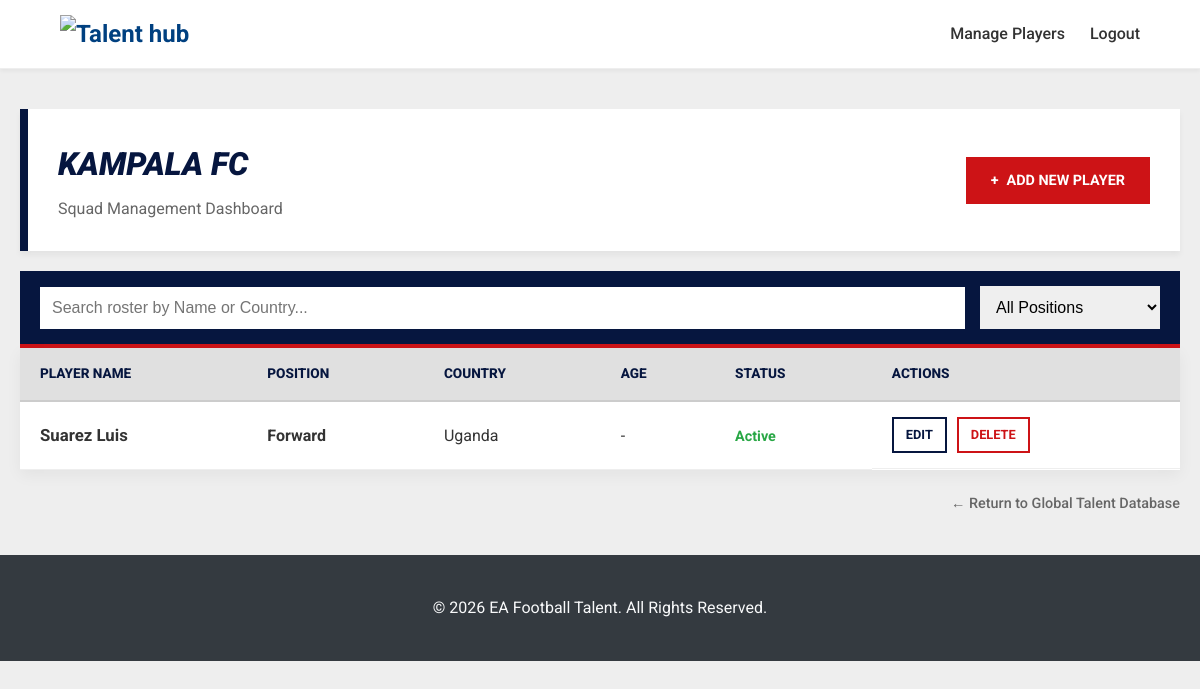
The app's page /roster/ (signed in), older data.
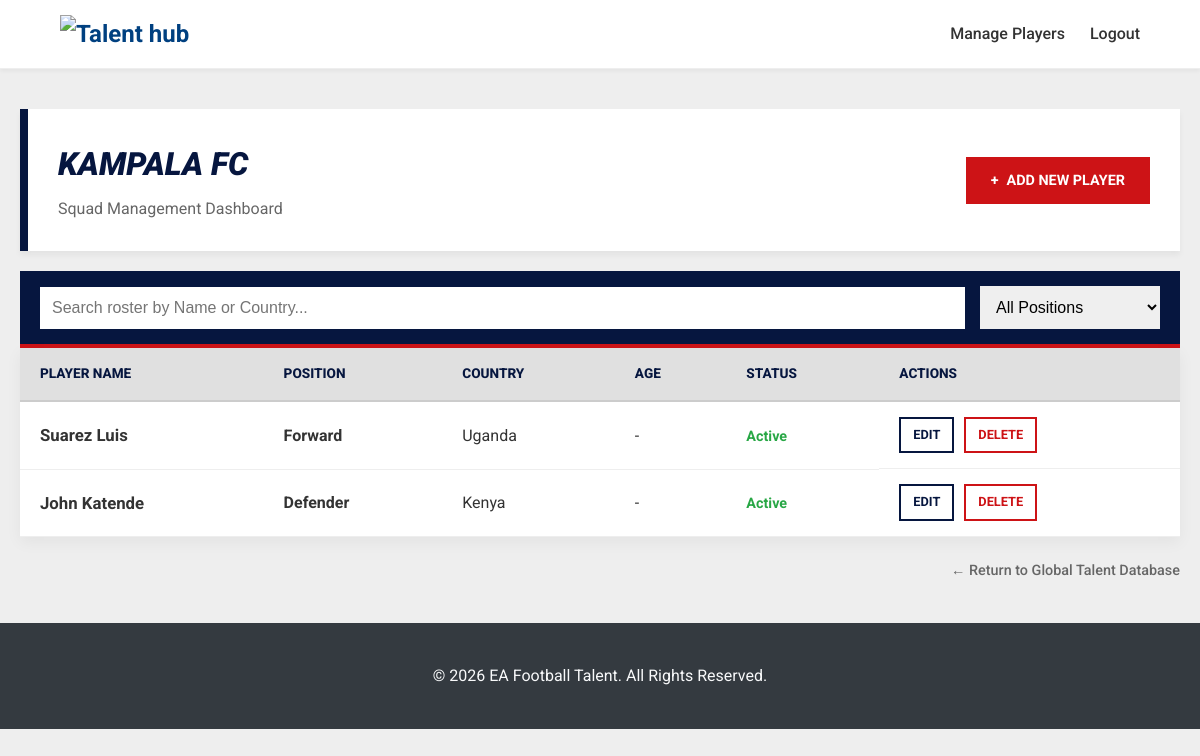
The same page, newer data.
### core/models.py (models this page shows, shortened)
class PlayerProfile(models.Model):
    user = models.OneToOneField(CustomUser, on_delete=models.CASCADE, primary_key=True)
    country = models.CharField(max_length=100)
    position = models.CharField(max_length=50)
    date_of_birth = models.DateField()
    bio = models.TextField(blank=True, null=True)
    club = models.ForeignKey(ClubProfile, on_delete=models.SET_NULL, null=True, blank=True, related_name='players')
    academy = models.ForeignKey(AcademyProfile, on_delete=models.SET_NULL, null=True, blank=True, related_name='players')

class CustomUser(AbstractUser):
    USER_TYPE_CHOICES = (
        ('player', 'Player'),
        ('club', 'Club'),
        ('academy', 'Academy'),
    )
    user_type = models.CharField(max_length=10, choices=USER_TYPE_CHOICES)

### core/views.py (the view)
# urls.py: path('roster/', manage_roster, name='manage_roster'),
@login_required
def manage_roster(request):
    if request.user.user_type not in ['club', 'academy']:
        return redirect('home')
    players = []
    org_name = ""
    if request.user.user_type == 'club':
        profile = get_object_or_404(ClubProfile, user=request.user)
        players = PlayerProfile.objects.filter(club=profile).select_related('user')
        org_name = profile.club_name
    elif request.user.user_type == 'academy':
        profile = get_object_or_404(AcademyProfile, user=request.user)
        players = PlayerProfile.objects.filter(academy=profile).select_related('user')
        org_name = profile.academy_name
    positions = players.values_list('position', flat=True).distinct().order_by('position')
    return render(request, 'manage_players.html', {
        'players': players,
        'org_name': org_name,
        'positions': positions
    })

### core/templates/manage_players.html (shortened to what this page needs)
{% extends 'base.html' %}
{% load static %}
{% block content %}
<div class="manage-container">
  <div class="dashboard-header">
    <div class="dashboard-title">
      <h2>{{ org_name }}</h2>
      <p>Squad Management Dashboard</p>
    </div>
    <a href="{% url 'add_roster_player' %}" class="action-btn">
      <span>+</span> Add New Player
    </a>
  </div>
  <div class="toolbar">
    <input type="text" id="roster-search" class="search-input" placeholder="Search roster by Name or Country...">
    <select id="roster-position-filter" class="filter-select">
      <option value="">All Positions</option>
    </select>
  </div>
  <div class="table-responsive">
    <table class="roster-table">
      <thead>
      <tr>
        <th>Player Name</th>
        <th>Position</th>
        <th>Country</th>
        <th>Age</th>
        <th>Status</th>
        <th>Actions</th>
      </tr>
      </thead>
      <tbody id="roster-body">
      {% for player in players %}
      <tr class="roster-row" data-position="{{ player.position }}">
        <td class="player-name">{{ player.user.get_full_name|default:player.user.username }}</td>
        <td><strong>{{ player.position }}</strong></td>
        <td>{{ player.country }}</td>
        <td>{{ player.age|default:'-' }}</td>
        <td><span style="color: #28a745; font-weight: bold; font-size: 0.9rem;">Active</span></td>
        <td class="actions-cell">
          <a href="{% url 'edit_roster_player' player.pk %}" class="btn-edit">Edit</a>
          <a href="{% url 'delete_roster_player' player.pk %}" class="btn-delete">Delete</a>
        </td>
      </tr>
      {% empty %}
      <tr>
        <td colspan="6" style="text-align: center; padding: 50px; color: #777; font-style: italic;">
          No players found in your roster. Use the "Add New Player" button to get started.
        </td>
      </tr>
      {% endfor %}
      </tbody>
    </table>
  </div>
  <div class="nav-links">
    <a href="{% url 'discover_talents' %}">← Return to Global Talent Database</a>
  </div>
</div>
{% endblock %}

Row changes from the older to the newer data that the page shows:
added PlayerProfile: user.get_full_name "John Katende", position "Defender", country "Kenya", age "-"
